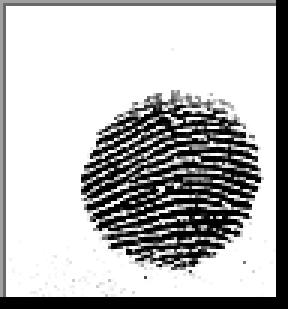
#> input picture dataset_split/train/live/7__M_Left_little_finger.BMP, 96 x 103 px (shown 3 times larger); its folder holds only this picture in this run
$ python create_spoof_dataset.py
#> lines starting #> are read from the running program, lines starting #| are printed output that depends on the picture; after the words box and inside, x2 and y2 are one past the last pixel; in counts of white or black regions, pixels touching at a corner belong together
import os
import cv2
import random
import numpy as np

folders = [
    ("dataset_split/train/live", "dataset_split/train/spoof"),
    ("dataset_split/val/live", "dataset_split/val/spoof"),
    ("dataset_split/test/live", "dataset_split/test/spoof"),
]

for live_folder, spoof_folder in folders:

    os.makedirs(spoof_folder, exist_ok=True)

    for filename in os.listdir(live_folder):

        if not filename.lower().endswith((".bmp", ".jpg", ".jpeg", ".png")):
            continue

        img_path = os.path.join(live_folder, filename)

        img = cv2.imread(img_path)
#> img is the input picture: shape (103, 96, 3); min 0, max 255, mean 184.2

        if img is None:
            continue

        h, w = img.shape[:2]
#> h = 103; w = 96

        # -----------------------------
        # Random Rotation
        # -----------------------------
        angle = random.uniform(-20, 20)
        M = cv2.getRotationMatrix2D((w / 2, h / 2), angle, 1)
        img = cv2.warpAffine(
            img,
            M,
            (w, h),
            borderMode=cv2.BORDER_REFLECT
        )
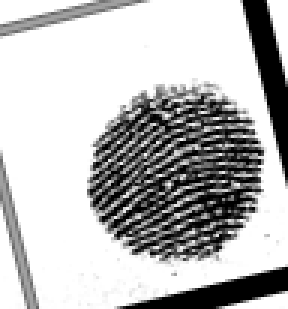
#> img: shape (103, 96, 3) (shown 3 times larger); min 0, max 255, mean 185.9

        # -----------------------------
        # Perspective Warp
        # -----------------------------
        shift = random.randint(3, 10)

        pts1 = np.float32([
            [0, 0],
            [w, 0],
            [0, h],
            [w, h]
        ])
#> pts1 = [[0, 0], [96, 0], [0, 103], [96, 103]]

        pts2 = np.float32([
            [random.randint(0, shift), random.randint(0, shift)],
            [w-random.randint(0, shift), random.randint(0, shift)],
            [random.randint(0, shift), h-random.randint(0, shift)],
            [w-random.randint(0, shift), h-random.randint(0, shift)]
        ])
#> pts2 = [[0, 4], [88, 7], [6, 99], [89, 98]]

        matrix = cv2.getPerspectiveTransform(pts1, pts2)
        img = cv2.warpPerspective(img, matrix, (w, h))

        # -----------------------------
        # Blur
        # -----------------------------
        if random.random() < 0.5:
            img = cv2.GaussianBlur(img, (5, 5), 0)
        else:
            img = cv2.medianBlur(img, 5)
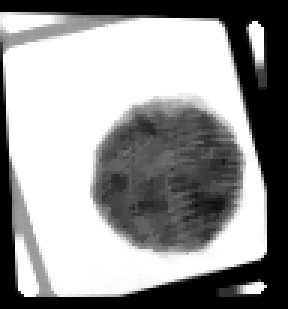
#> img: shape (103, 96, 3) (shown 3 times larger); min 0, max 255, mean 150.2

        # -----------------------------
        # Brightness & Contrast
        # -----------------------------
        alpha = random.uniform(0.6, 1.5)
        beta = random.randint(-40, 40)
        img = cv2.convertScaleAbs(img, alpha=alpha, beta=beta)
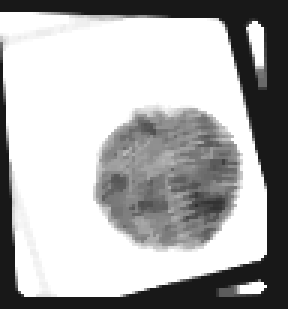
#> img: shape (103, 96, 3) (shown 3 times larger); min 24, max 255, mean 174.5

        # -----------------------------
        # Gaussian Noise
        # -----------------------------
        noise = np.random.normal(0, 15, img.shape).astype(np.int16)

        img = img.astype(np.int16)
        img = img + noise
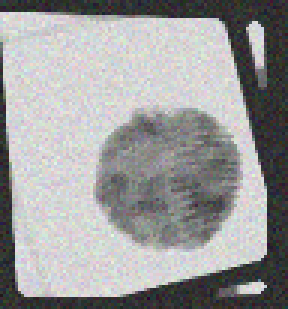
#> img: shape (103, 96, 3) int16 (shown 3 times larger); mean B, G, R 174.4, 174.5, 174.5; drawn with min black and max white
        img = np.clip(img, 0, 255).astype(np.uint8)
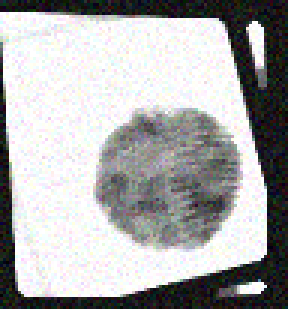
#> img: shape (103, 96, 3) (shown 3 times larger); mean B, G, R 171.6, 171.7, 171.5

        # -----------------------------
        # JPEG Compression
        # -----------------------------
        quality = random.randint(25, 70)

        _, enc = cv2.imencode(
            ".jpg",
            img,
            [int(cv2.IMWRITE_JPEG_QUALITY), quality]
        )
#> enc = 1886 values, max 255 at index 0, min 0 at index 4, mean 117.3

        img = cv2.imdecode(enc, 1)
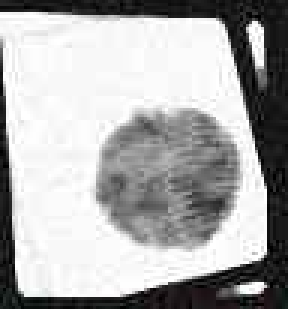
#> img: shape (103, 96, 3) (shown 3 times larger); mean B, G, R 171.3, 171.3, 171.4

        # -----------------------------
        # Random Shadow
        # -----------------------------
        if random.random() < 0.5:

            shadow = np.zeros_like(img)

            x1 = random.randint(0, w)
            y1 = random.randint(0, h)
            x2 = random.randint(0, w)
            y2 = random.randint(0, h)

            cv2.line(
                shadow,
                (x1, y1),
                (x2, y2),
                (60, 60, 60),
                random.randint(30, 70)
            )
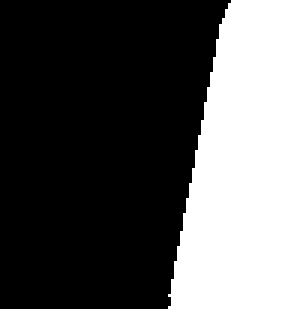
#> shadow: shape (103, 96, 3) (shown 3 times larger); values 0 (black) and 60 (white), 31.9% white; 1 white region, box (x1, y1, x2, y2) and area: (56, 0, 96, 103) 3154

            img = cv2.addWeighted(
                img,
                1,
                shadow,
                0.25,
                0
            )

        # -----------------------------
        # Save
        # -----------------------------
        save_path = os.path.join(spoof_folder, filename)

        cv2.imwrite(save_path, img)

print("\n================================")
print("Spoof Dataset Created Successfully")
print("================================")
